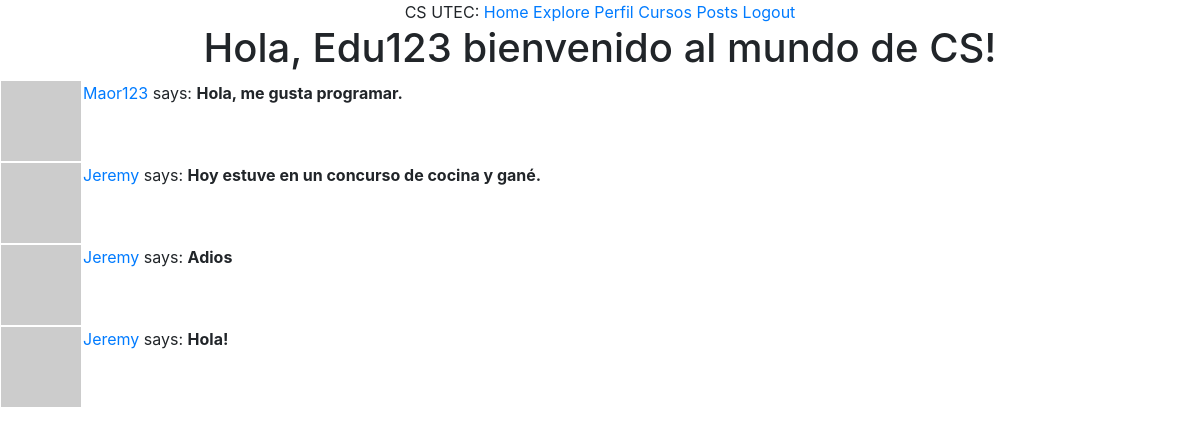
Before: /explore (signed in) with the older database file.
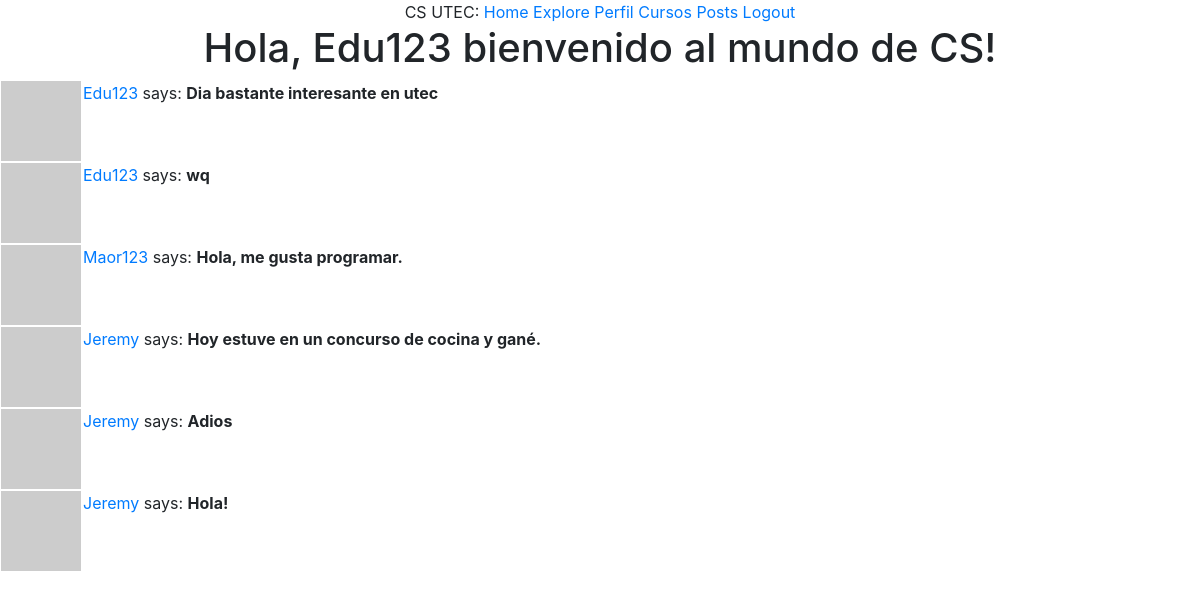
After: the same page with the newer database file.
### app/models.py (models this page shows, shortened)
class User(UserMixin, db.Model):
    id = db.Column(db.Integer, primary_key=True)
    username = db.Column(db.String(70), index = True, unique = True)
    email = db.Column(db.String(90), index = True, unique = True)
    password_hash = db.Column(db.String(110))
    posts = db.relationship('Post', backref='author', lazy='dynamic')
    gender = db.Column(db.String(5))
    about_me = db.Column(db.String(140))
    last_seen = db.Column(db.DateTime, default=datetime.utcnow)
    followed = db.relationship(
        'User', secondary=followers,
        primaryjoin=(followers.c.follower_id == id),
        secondaryjoin=(followers.c.followed_id == id),
        backref=db.backref('followers', lazy='dynamic'), lazy='dynamic')
    def avatar(self, size):
        digest = md5(self.email.lower().encode('utf-8')).hexdigest()
        return 'https://www.gravatar.com/avatar/{}?d=identicon&s={}'.format(digest, size)

class Post(db.Model):
    id = db.Column(db.Integer, primary_key=True)
    body = db.Column(db.String(140))
    timestamp = db.Column(db.DateTime, index=True, default=datetime.utcnow)
    user_id = db.Column(db.Integer, db.ForeignKey('user.id'))

### app/routes.py (the view)
@app.route('/explore')
@login_required
def explore():
    posts = Post.query.order_by(Post.timestamp.desc()).all()
    return render_template('index.html', title='Explore', posts=posts)

### app/models.py (called while the page is built)
@login.user_loader
def load_user(id):
    return User.query.get(int(id))

### app/routes.py (called while the page is built)
@app.before_request
def before_request():
    if current_user.is_authenticated:
        current_user.last_seen = datetime.utcnow()
        db.session.commit()

### app/templates/index.html (shortened to what this page needs)
{% extends "base.html" %}
{% block content %}
    {% if current_user.is_authenticated %}
	    {% if current_user.gender=='M' %}
		    <h1>Hola, {{ current_user.username }} bienvenido al mundo de CS!</h1>
	    {% else %}
		    <h1>Hola, {{ current_user.username }} bienvenida al mundo de CS!</h1>
	    {% endif %}
    {% else %}
        <h1>Descrube mundo de la computacion!</h1>
    {% endif %}
    {% for post in posts %}
        {% include "_post.html" %}
    {% endfor %}
{% endblock %}

### app/templates/base.html (shortened to what this page needs)
<!DOCTYPE html>
<html lang="es">
	<head>
		<link rel="stylesheet" href="/static/css/bootstrap-grid.min.css">
		<link rel="stylesheet" href="/static/css/bootstrap.css">
	</head>
	<body >
		<div class="container text-center">
			<div class="row justify-content-center">
				<div class="col">CS UTEC:
					<a href="{{ url_for('index') }}">Home</a>
					{% if current_user.is_anonymous %}
					<a href="{{ url_for('login') }}">LogIn</a>
					{% else %}
					<a href="{{ url_for('explore') }}">Explore</a>
					<a href="{{ url_for('user', username=current_user.username) }}">Perfil</a>
					<a href="{{ url_for('cursos') }}" >Cursos</a>
					<a href="{{ url_for('posts') }}">Posts</a>
					<a href="{{ url_for('logout') }}">Logout</a>
					{% endif %}
				</div>
			</div>
		</div>
		<div style = "text-align: center">
		{% block content %}
		{% endblock %}
		</div>
	</body>
</html>

### app/templates/_post.html
  <table style = "text-align: center">
        <tr valign="top">
            <td><img src="{{ post.author.avatar(36) }}"></td>
            <td>
                <a href="{{ url_for('user', username=post.author.username) }}">
                    {{ post.author.username }}
                </a>
                says: <b>{{ post.body }}</>
            </td>
        </tr>
    </table>

Changed rows visible on the page:
added Post: author.username "Edu123", body "Dia bastante interesante en utec"
added Post: author.username "Edu123", body "wq"
